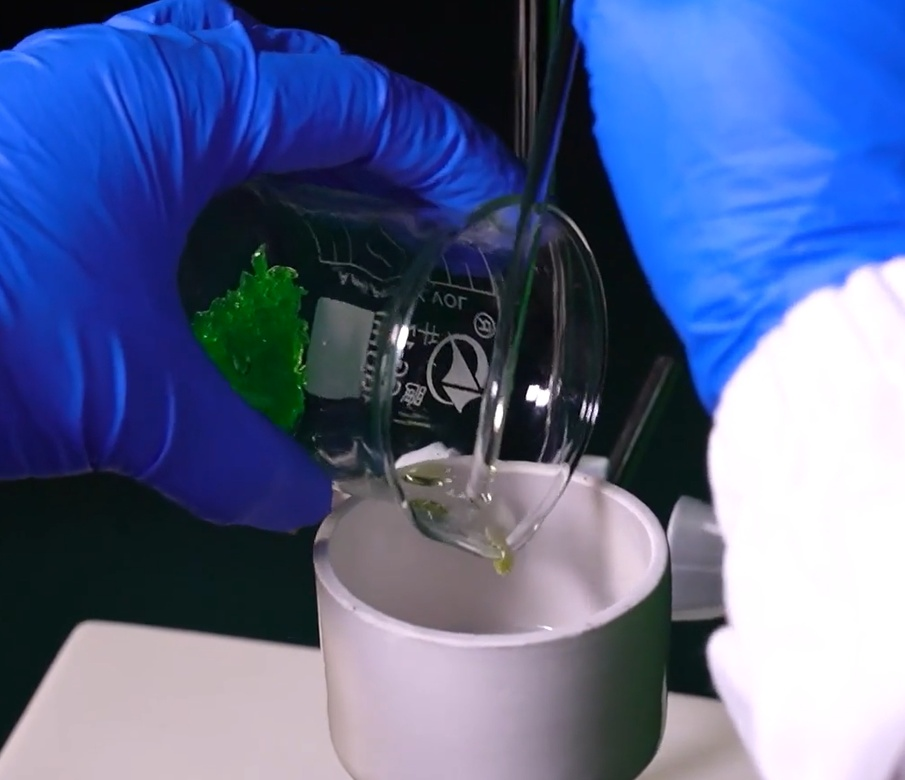
#> input picture images/test.jpg, 905 x 780 px, shrunk from 1604 x 1382 before the run, given in place of the camera
$ python video_edge_detect.py
#> lines starting #> are read from the running program, lines starting #| are printed output that depends on the picture
from __future__ import annotations
import cv2
import sys
import time
from pathlib import Path

# ================= 配置区 =================
# 是否保存处理后的视频
SAVE_OUTPUT = True
# 【已修复】原来写的是 "../outputs/videos/output_edges.mp4"：
# 那是"项目的上一级目录"，那里并没有 outputs 文件夹，VideoWriter 会创建失败，
# 而且失败时只打印一句警告就静默跳过，很容易以为在录、其实什么都没存。
# 改成相对本文件所在的项目根目录，并在写入前自动建目录。
_PROJECT_ROOT = Path(__file__).resolve().parent
OUTPUT_PATH = str(_PROJECT_ROOT / "outputs" / "videos" / "output_edges.mp4")

# 【说明】Canny 边缘图只是"所有边缘"，并不是"球"。
# 想要球心、半径、轨迹和预测，请看同目录下的 sphere_tracker/ 与 README.md。

# 扫描摄像头的最大编号（一般不会超过 5 个）
MAX_CAM_INDEX = 5
# ==========================================


def scan_cameras(max_index=MAX_CAM_INDEX, warmup_frames=3):
    """
    扫描可用的摄像头。
    返回一个列表 [(index, width, height, fps), ...]
    注意：在 Windows 上，打开摄像头后要 release，且可能需要一点延时才能再次打开。
    """
#> called with max_index = 5, warmup_frames = 3
    available = []
    print("正在扫描摄像头，请稍候...")
    for idx in range(max_index + 1):
        cap = cv2.VideoCapture(idx, cv2.CAP_DSHOW)  # Windows 上用 DSHOW 更快更稳
        if not cap.isOpened():
            cap.release()
            continue

        # 尝试读几帧，有些摄像头打开后前几帧是黑的或读不到
        ok = False
        for _ in range(warmup_frames):
            ret, frame = cap.read()
            if ret and frame is not None:
                ok = True
                break
            time.sleep(0.05)
#> this loop made 1 pass
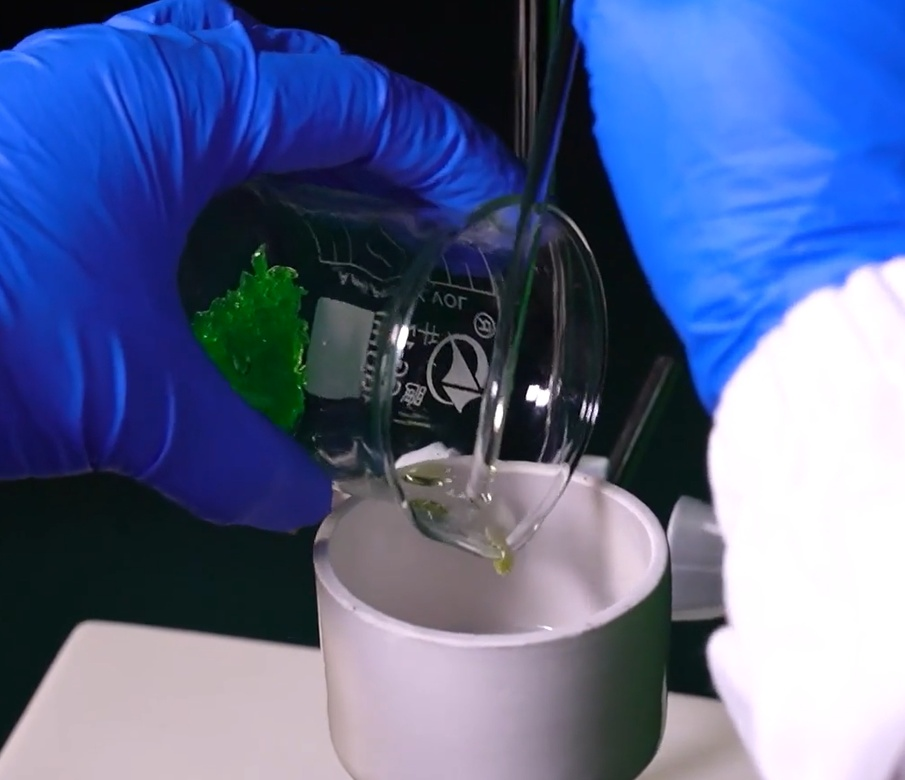
#> input picture images/test.jpg, 905 x 780 px, shrunk from 1604 x 1382 before the run, given in place of the camera

        if ok:
            w = int(cap.get(cv2.CAP_PROP_FRAME_WIDTH))
            h = int(cap.get(cv2.CAP_PROP_FRAME_HEIGHT))
            fps = cap.get(cv2.CAP_PROP_FPS)
            available.append((idx, w, h, fps))
            print(f"  [发现] 摄像头编号 {idx}  ->  {w}x{h} @ {fps:.1f} fps")
        else:
            print(f"  [跳过] 编号 {idx} 打开成功但读取不到画面")

        cap.release()
        time.sleep(0.1)  # 给系统一点时间释放设备

    return available


def choose_camera():
    """
    自动扫描 + 用户选择，返回选中的摄像头编号。
    如果没有任何摄像头，返回 None。
    """
    cameras = scan_cameras()

    if not cameras:
        print("\n没有检测到任何可用摄像头。")
        return None

    print("\n可用的摄像头：")
    for i, (idx, w, h, fps) in enumerate(cameras):
        print(f"  [{i}] 编号 {idx}  ({w}x{h} @ {fps:.1f} fps)")

    while True:
        choice = input(
            f"\n请输入要使用的摄像头序号 (0-{len(cameras)-1}，直接回车默认 0): "
        ).strip()
        if choice == "":
            selected = cameras[0][0]
            break
        if choice.isdigit():
            i = int(choice)
            if 0 <= i < len(cameras):
                selected = cameras[i][0]
                break
        print("输入无效，请重新输入。")

    print(f"\n已选择摄像头编号: {selected}")
    return selected


# [57 lines left out: functions measure_camera_fps, measure_camera_fps_by_index, not called in this run]


def main():
    # 1. 扫描并选择摄像头
    cam_index = choose_camera()
    if cam_index is None:
        print("程序退出。")
        sys.exit(1)

    # 2. 打开选中的摄像头
    cap = cv2.VideoCapture(cam_index, cv2.CAP_DSHOW)
    if not cap.isOpened():
        print(f"无法打开摄像头编号 {cam_index}，请检查设备是否被占用。")
        sys.exit(1)

    # 3. 获取视频参数（保存视频时需要用到）
    fps = cap.get(cv2.CAP_PROP_FPS)
    if fps == -1:
        fps = measure_camera_fps(cap)
        if fps is None:
            fps = 30.0
        print(f"检测到摄像头未返回有效帧率，已测得实际帧率为 {fps}")
    # 如果摄像头返回的 fps 为 0，手动设一个合理值
    if fps == 0 or fps != fps:  # fps != fps 判断 NaN
        fps = 30.0
        print(f"检测到无效帧率，已自动设为 {fps}")

    width = int(cap.get(cv2.CAP_PROP_FRAME_WIDTH))
    height = int(cap.get(cv2.CAP_PROP_FRAME_HEIGHT))
    print(f"视频分辨率: {width}x{height}, 帧率: {fps}")

    # 4. 创建 VideoWriter 用于保存结果
    out = None
    if SAVE_OUTPUT:
        Path(OUTPUT_PATH).parent.mkdir(parents=True, exist_ok=True)
        fourcc = cv2.VideoWriter_fourcc(*"XVID")
        # 【已修复】XVID 编码器不支持单通道灰度，用 isColor=False 写出来的
        # 多半是坏文件。这里统一按三通道写入（灰度图转成 BGR 即可）。
        out = cv2.VideoWriter(OUTPUT_PATH, fourcc, fps, (width, height), isColor=True)
        if not out.isOpened():
            print(f"警告：无法创建输出文件 {OUTPUT_PATH}，将不会保存视频。")
            out = None

    # 5. 逐帧循环处理
    print("\n开始处理，按 q 键退出。")
    while True:
        ret, frame = cap.read()
#> frame is the input picture: shape (780, 905, 3); mean B, G, R 144.5, 102.2, 87.2
        if not ret:
            print("视频读取结束或读取失败")
            break

        # ---------- 对每一帧进行处理 ----------
        gray = cv2.cvtColor(frame, cv2.COLOR_BGR2GRAY)
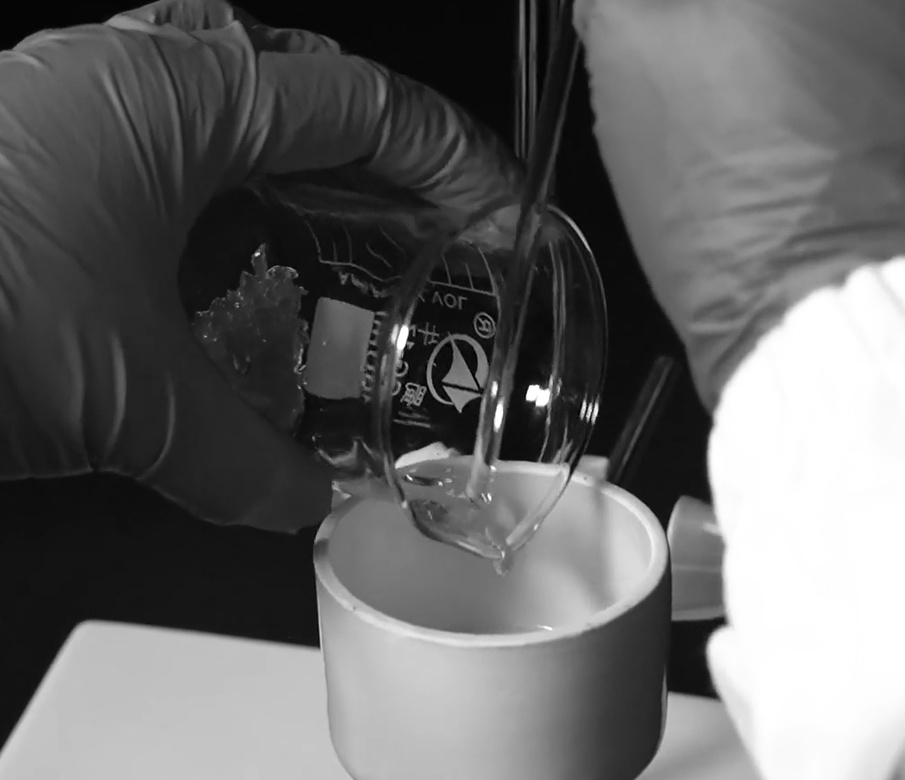
#> gray: shape (780, 905); min 0, max 255, mean 102.6
        blurred = cv2.GaussianBlur(gray, (5, 5), 0)
        edges = cv2.Canny(blurred, 50, 150)
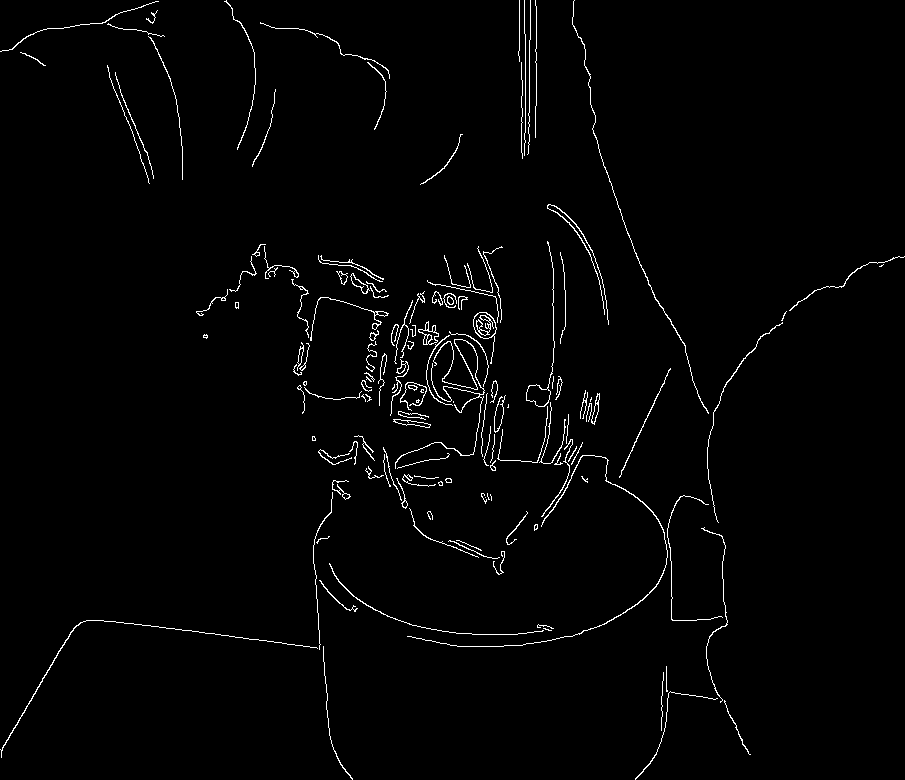
#> edges: shape (780, 905); 1.7% white in thin lines or dots
        # -------------------------------------

        # 6. 显示原视频和边缘视频
        cv2.imshow("Original", frame)
        cv2.imshow("Edges", edges)

        # 7. 保存边缘帧（单通道灰度 -> 三通道，配合上面的 isColor=True）
        if out is not None:
            out.write(cv2.cvtColor(edges, cv2.COLOR_GRAY2BGR))

        # 8. 按 q 键退出
        if cv2.waitKey(1) & 0xFF == ord("q"):
#> (key q is pressed here)
            break

    # 9. 释放资源
    cap.release()
    if out is not None:
        out.release()
    cv2.destroyAllWindows()
    print("处理完成，结果已保存。" if out is not None else "处理完成。")


if __name__ == "__main__":
    main()
